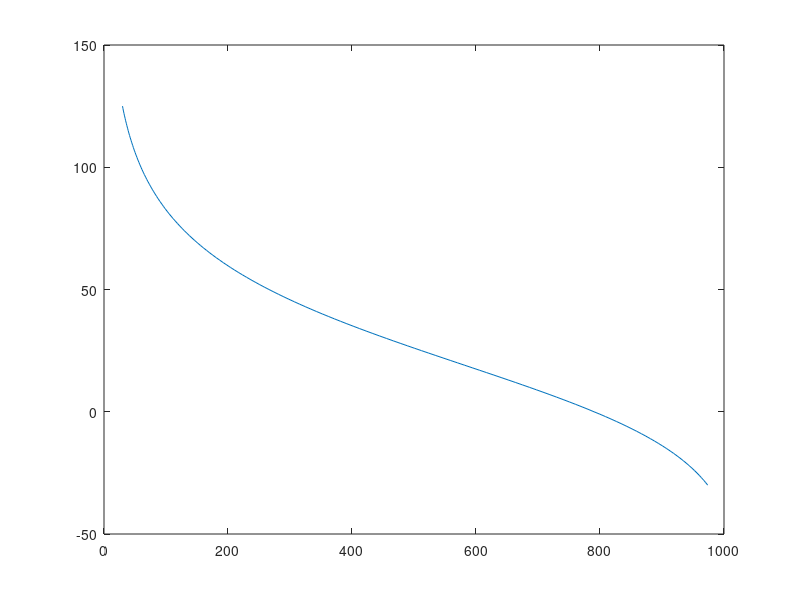

The MATLAB script that drew this image: (Note: this script raises an error after producing the figure.)
clear all;
tab=csvread("ntc.csv");
temp=tab(:,1);
R_NTC=tab(:,2);

ADC_bit_word_size=10;
ADC_range=2^ADC_bit_word_size;

ADC_Val=ADC_range*(R_NTC./(R_NTC+10));

plot(ADC_Val, temp);
hold on
ADC_polynom=polyfit(ADC_Val, temp, 10);

ADC_Val_2=0:1023;
temp_2 = round(polyval(ADC_polynom, ADC_Val_2), 1);
hold on
plot(ADC_Val_2, temp_2, 'r');

dlmwrite('data.dlm', temp_2*10, ',');